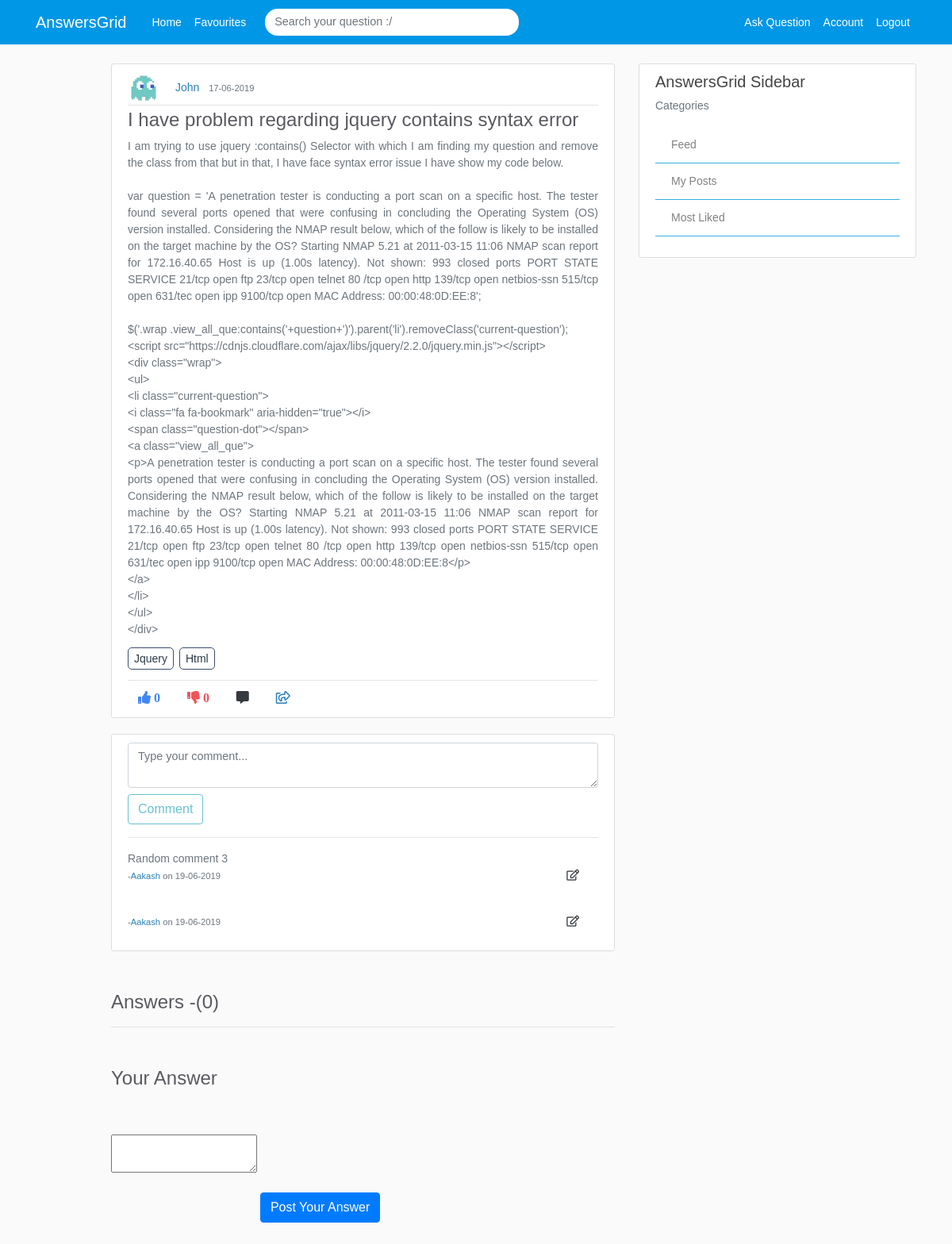
Screenshot of /post/5/comment (signed in) with the database file from the repository.
### application/models.py (models this page shows, shortened)
class User(db.Model, UserMixin):
    id = db.Column(db.Integer, primary_key=True)
    username = db.Column(db.String(20), unique=True, nullable=False)
    email = db.Column(db.String(120), unique=True, nullable=False)
    image_file = db.Column(db.String(20), nullable=False, default='default.jpg')
    password = db.Column(db.String(60), nullable=False)
    verified = db.Column(db.Integer, nullable=False)
    posts = db.relationship('Post', backref='author', lazy=True)
    answers = db.relationship('Answer', backref="author", lazy=True)
    comments = db.relationship('Comment', backref='author', lazy=True)
    answercomments = db.relationship('AnswerComment', backref='author', lazy=True)
    favourites = db.relationship('Favourite', backref='author', lazy=True)

class Post(db.Model):
    id = db.Column(db.Integer, primary_key=True)
    title = db.Column(db.String(100), nullable=False)
    content = db.Column(db.Text, nullable=False)
    date_posted = db.Column(db.DateTime, nullable=False, default=datetime.utcnow)
    like_count = db.Column(db.Integer, nullable=False, default=0)
    dislike_count = db.Column(db.Integer, nullable=False, default=0)
    user_id = db.Column(db.Integer, db.ForeignKey('user.id'), nullable=False)
    comments = db.relationship('Comment', backref='commentOnPost', lazy=True)
    answers = db.relationship('Answer', backref='answerOnPost', lazy=True)
    favourites = db.relationship('Favourite', backref='favour_post', lazy=True)

class tagposts(db.Model):
    id = db.Column(db.Integer, primary_key=True, nullable=False)
    post_id = db.Column(db.Integer, db.ForeignKey('post.id'), nullable=False)
    tag_id = db.Column(db.Integer, db.ForeignKey('tags.tag_id'), nullable=False)

class Tags(db.Model):
    tag_id = db.Column(db.Integer, primary_key=True, nullable=False)
    tag_title = db.Column(db.String,nullable=False)

class Comment(db.Model):
    comment_id = db.Column(db.Integer, primary_key=True)
    comment = db.Column(db.String(100), nullable=False)
    date_posted = db.Column(db.DateTime, nullable=False, default=datetime.utcnow)
    post_id = db.Column(db.Integer, db.ForeignKey('post.id'), nullable=False)
    user_id = db.Column(db.Integer, db.ForeignKey('user.id'), nullable=False)
    answer_id = db.Column(db.Integer, db.ForeignKey('answer.id'), nullable=False)

### application/routes.py (the view, shortened to what this page needs)
@app.route("/post/<int:post_id>/comment", methods=['GET', 'POST'])
@login_required
def comment_post(post_id):
    post = Post.query.get_or_404(post_id)
    posts_id = post.id
    joinedTables = db.session.query(tagposts.post_id,tagposts.tag_id,Tags.tag_title,Post.title,Post.user_id,Post.like_count,Post.content).join(Tags).join(Post).all()
    answersCount = db.session.query(Answer).filter(Answer.post_id == post_id).count()
    answers = Answer.query.order_by(Answer.like_count.desc()).all()
    if request.method =='GET':
        comments = Comment.query.filter(Comment.post_id == post_id).order_by(Comment.date_posted.desc())
        return render_template('comment_post.html', title='Comments', post=post, comments=comments, joinedTables=joinedTables, answersCount=answersCount, answers=answers)

### application/models.py (called while the page is built)
@login_manager.user_loader
def load_user(user_id):
    return User.query.get(int(user_id))

### application/templates/comment_post.html (shortened to what this page needs)
{% extends "layout.html" %}
{% block content %}
    <article class="media content-section">
      <div class="media-body">
        <div class="article-metadata">
          <img class="rounded-circle article-img" src="{{ url_for('static', filename='profile_pics/' + post.author.image_file) }}">
          <a class="mr-2" href="{{ url_for('user_posts', username=post.author.username) }}">{{ post.author.username }}</a>
          <small class="text-muted">{{ post.date_posted.strftime('%d-%m-%Y') }}</small>
        </div>
        <h4 class="article-title text-justify">{{ post.title }}</h4>
        <p class="article-content text-justify text-muted">{{ post.content }}</p>
        {% for tag in joinedTables %}
            {% if post.id == tag[0] %}
            <a class="article-content tag-style text-justify" href="{{ url_for('tags', tag_title=tag.tag_title) }}">{{ tag.tag_title }}</a>
            {% endif %}
        {% endfor %}<hr>
            <div class="footRow">
                {%  if current_user.is_authenticated %}
                  <a><i class="fas fa-thumbs-up mr-1 btn upvote"id="/vote/{{post.id}}/{{current_user.id}}" onclick="contentDisp(this);">  {{ post.like_count }} </i></a>
                  <a><i class="fas fa-thumbs-down mr-1 btn upvote" id="/downvote/{{post.id}}/{{current_user.id}}" onclick="contentDisp(this);" >  {{ post.dislike_count }} </i></a>
                  <a href="#commenticon"><i class="fas fa-comment-alt mr-1 btn text-dark" id="comment-btn"></i></a>
                  <a class="a2a_dd" href="https://www.addtoany.com/share"><i class="far fa-share-square btn"></i></a>
                {% endif %}
            </div>
      </div>
    </article>
    <div class="content-section hide-comments">
      <form method="POST" id="comment-form" action="">
        <div class="form-group">
            <textarea class="form-control form-control-lg" id="comment-box" name="comment" placeholder = "Type your comment..." required onkeyup="empty(this.value)"></textarea>
            <button class="btn btn-outline-info" id="comment-button" disabled>Comment</button>
        </div>
      </form> <hr>
      {% for comment in comments %}
            <div>
              <p class="comment text-justify text-muted comment-field" ><span id="{{comment.comment_id}}">{{ comment.comment }}</span> <br>
                <small class="move-right">-<a href="{{ url_for('user_posts', username=comment.author.username) }}">{{ comment.author.username }}</a> on {{ comment.date_posted.strftime('%d-%m-%Y') }} </small>
              {% if comment.author == current_user %}
              <a class="text-dark edit-comment edit-btn mr-4" id="{{comment.comment_id}}"><i class="far fa-edit"></i></a>
              {% endif %}
            </div>
       {% endfor %}
    </div>
    <h4 class="answer-section">Answers -({{ answersCount }})</h4> <hr>
    <div class="summernote-section">
        <h4>Your Answer</h4>
        <form action="{{ url_for('answer', post_id=post.id) }}" method="post">
            <textarea id="summernote" name="editordata" class="mt-5 mb-5" required></textarea>
            <button class="btn btn-primary mt-5 mb-5">Post Your Answer</button>
          </form>
    </div>
{% endblock content %}

### application/static/main.css (style rules this page uses)
body { background: #fafafa; color: #333333; margin-top: 5rem; }
h1, h2, h3, h4, h5, h6 { color: #444444; }
.content-section { background: #ffffff; padding: 10px 20px; border: 1px solid #dddddd; border-radius: 3px; margin-bottom: 20px; }
.article-title { color: #444444; }
.article-content { white-space: pre-line; }
.article-img { height: 40px; width: 40px; margin-right: 16px; }
.article-metadata { padding-bottom: 1px; margin-bottom: 4px; border-bottom: 1px solid #e3e3e3 }

### application/templates/layout.html (style rules this page uses)
body { color: #2e2626; margin-top: 5rem; font-size: 14px; font-weight: unset; line-height: 1.5; font-family: Arial; }
.form-control { display: block; width: 100%; padding: .375rem .75rem; font-size: .9rem; line-height: 1.5; color: #495057; background-color: #fff; background-clip: padding-box; border: 1px solid #ced4da; border-radius: .25rem; transition: border-color .15s ease-in-out,box-shadow .15s ease-in-out; }
img { display: inline; }
.edit-btn { float: right; }
.footRow { margin-top: -10px; }
.tag-style { margin-right: 3px; border: 1px solid #3a4e70; padding: 5px 7px; border-radius: 5px; color: #2C3A47 }
a { color: #2980b9; }
textarea { margin-bottom: .5rem; }
.fa-thumbs-up { color: #4286f4; }
.fa-thumbs-down { color: #f1545b }
.answer-section { margin-top: 50px; }
.summernote-section { margin-top: 50px; }
h4,h3 { color: #595a60; }
.article-title { color: #595a60; }

### rows the page displays
User: image_file (placeholder picture), author.username "John"
Post: date_posted "17-06-2019", title "I have problem regarding jquery contains syntax error", content "I am trying to use jquery :contains() Selector with which I am finding my question and remove the class from that but in that, I have face syntax error issue I have show my code below. var question = 'A penetration tester is conducting a port scan on a specific host. The tester found several ports opened that were confusing in concluding the Operating System (OS) version installed. Considering the NMAP result below, which of the follow is likely to be installed on the target machine by the OS? Starting NMAP 5.21 at 2011-03-15 11:06 NMAP scan report for 172.16.40.65 Host is up (1.00s latency). Not shown: 993 closed ports PORT STATE SERVICE 21/tcp open ftp 23/tcp open telnet 80 /tcp open http…", like_count "0", dislike_count "0"
tagposts: tag_title "Jquery"
tagposts: tag_title "Html"
Comment: comment "Random comment 3", author.username "Aakash", date_posted "19-06-2019"
Comment: author.username "Aakash", date_posted "19-06-2019"

### other values shown
{{ answersCount }} "0"
